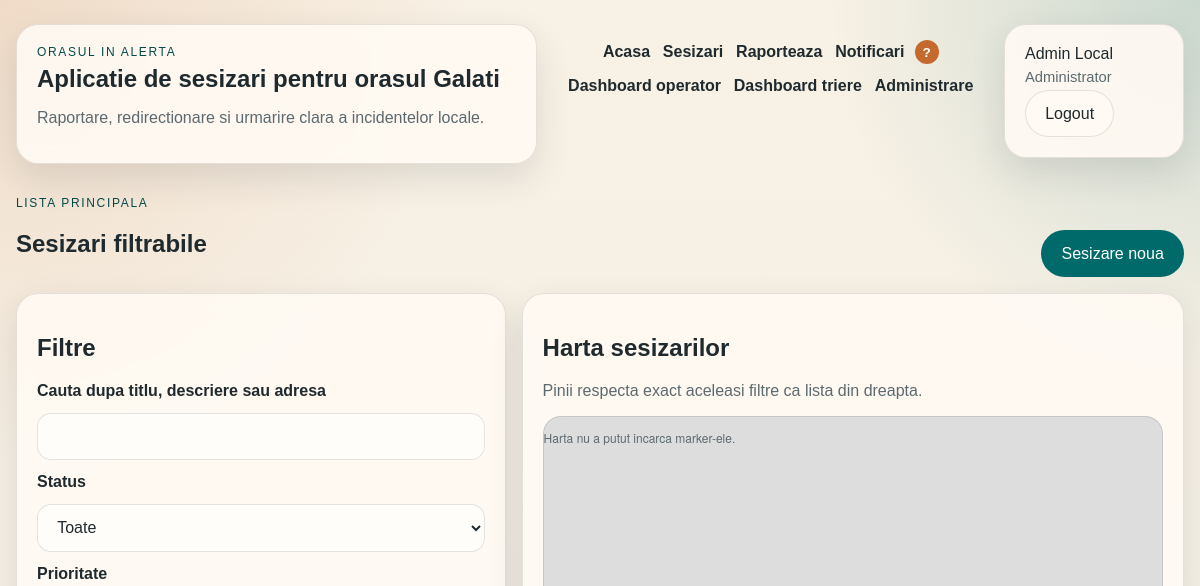
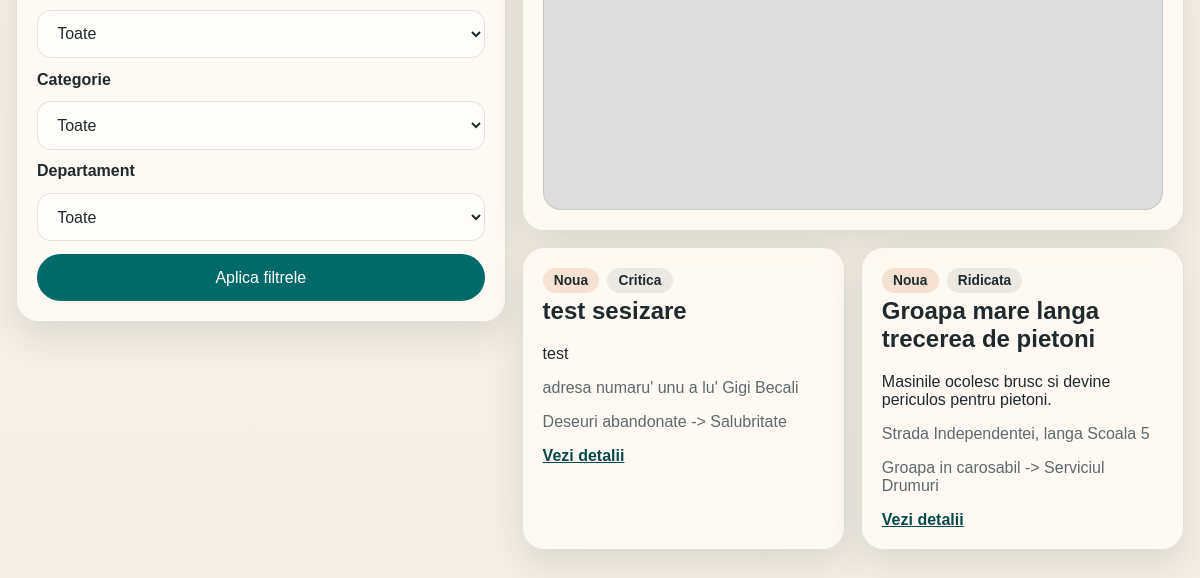
The page /incidents (signed in) on the database as committed earlier (2 pictures, top to bottom).
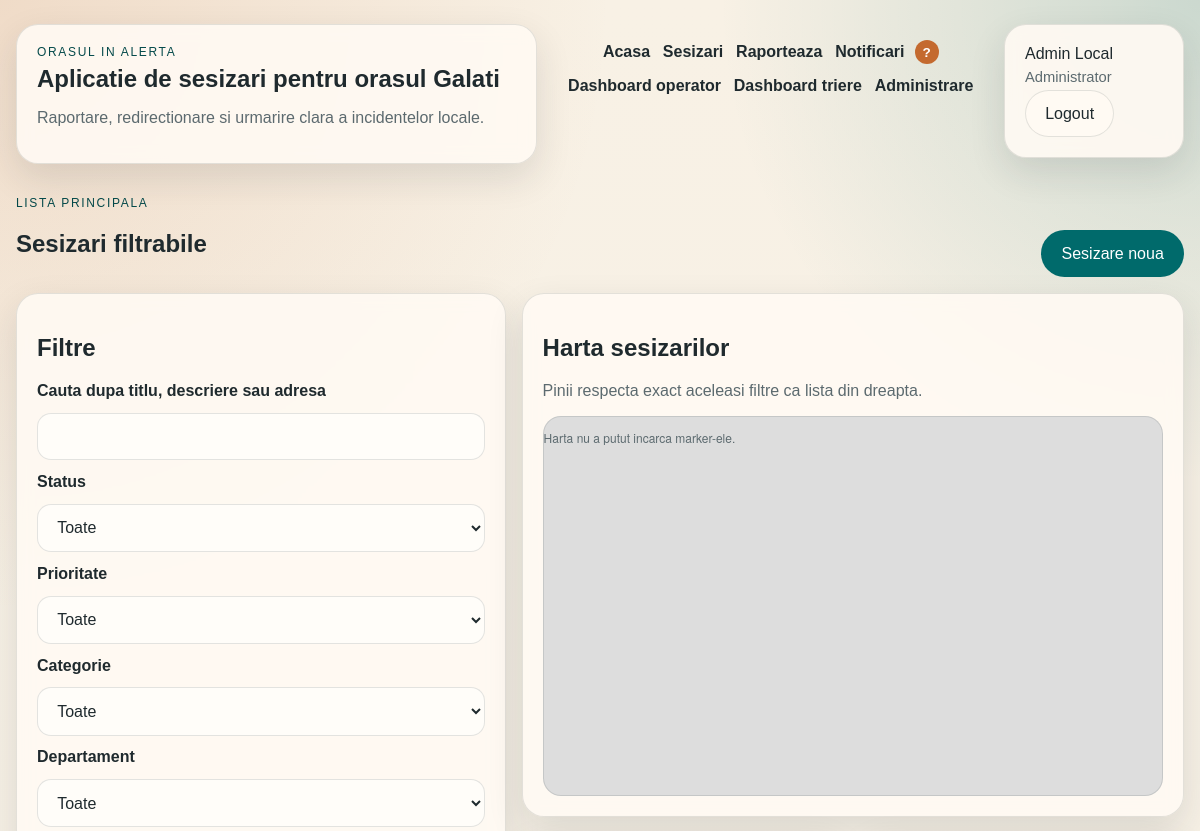
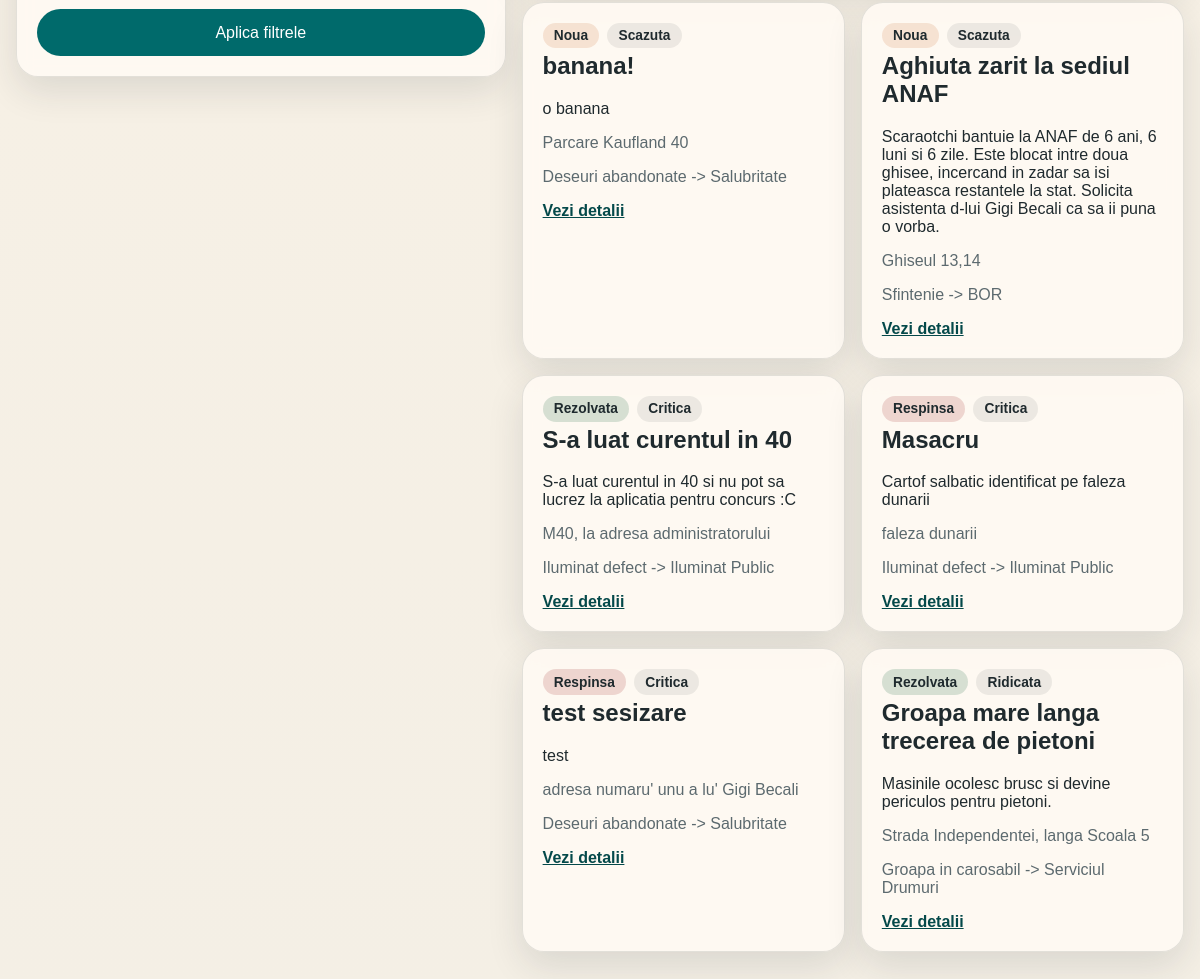
The same page on the database as committed later (2 pictures, top to bottom).
### app/models/entities.py (models this page shows)
class Incident(db.Model):
    __tablename__ = "incidents"
    id = db.Column(db.Integer, primary_key=True)
    title = db.Column(db.String(200), nullable=False)
    description = db.Column(db.Text, nullable=False)
    address = db.Column(db.String(255), nullable=False)
    latitude = db.Column(db.Float, nullable=False)
    longitude = db.Column(db.Float, nullable=False)
    priority = db.Column(db.String(32), nullable=False, default="medie")
    status = db.Column(db.String(32), nullable=False, default="noua")
    created_by_id = db.Column(db.Integer, db.ForeignKey("users.id"), nullable=False)
    category_id = db.Column(db.Integer, db.ForeignKey("incident_categories.id"), nullable=False)
    suggested_department_id = db.Column(db.Integer, db.ForeignKey("departments.id"))
    assigned_department_id = db.Column(db.Integer, db.ForeignKey("departments.id"))
    created_at = db.Column(db.DateTime, default=utc_now, nullable=False)
    updated_at = db.Column(db.DateTime, default=utc_now, nullable=False, onupdate=utc_now)
    creator = db.relationship("User", back_populates="incidents", foreign_keys=[created_by_id])
    category = db.relationship("Category", back_populates="incidents")
    suggested_department = db.relationship(
        "Department",
        back_populates="suggested_incidents",
        foreign_keys=[suggested_department_id],
    )
    assigned_department = db.relationship(
        "Department",
        back_populates="incidents",
        foreign_keys=[assigned_department_id],
    )
    photos = db.relationship(
        "IncidentPhoto",
        back_populates="incident",
        cascade="all, delete-orphan",
        order_by="IncidentPhoto.created_at.asc()",
    )
    updates = db.relationship(
        "IncidentUpdate",
        back_populates="incident",
        cascade="all, delete-orphan",
        order_by="IncidentUpdate.created_at.desc()",
    )
    notifications = db.relationship("Notification", back_populates="incident")
    @property
    def priority_label(self) -> str:
        return PRIORITY_LABELS.get(self.priority, self.priority)
    @property
    def status_label(self) -> str:
        return STATUS_LABELS.get(self.status, self.status)
    @property
    def display_department_label(self) -> str:
        if self.status == "in_triere":
            if self.suggested_department is not None:
                return f"Sugerat: {self.suggested_department.name}"
            return "In asteptarea trierii"
        if self.assigned_department is not None:
            return self.assigned_department.name
        return "-"

class Category(db.Model):
    __tablename__ = "incident_categories"
    id = db.Column(db.Integer, primary_key=True)
    name = db.Column(db.String(120), nullable=False, unique=True)
    description = db.Column(db.Text, nullable=False)
    default_department_id = db.Column(db.Integer, db.ForeignKey("departments.id"))
    created_at = db.Column(db.DateTime, default=utc_now, nullable=False)
    default_department = db.relationship("Department", back_populates="categories")
    incidents = db.relationship("Incident", back_populates="category")

class Department(db.Model):
    __tablename__ = "departments"
    id = db.Column(db.Integer, primary_key=True)
    name = db.Column(db.String(120), nullable=False, unique=True)
    description = db.Column(db.Text, nullable=False)
    contact_email = db.Column(db.String(255), nullable=False)
    created_at = db.Column(db.DateTime, default=utc_now, nullable=False)
    categories = db.relationship("Category", back_populates="default_department")
    users = db.relationship("User", back_populates="department")
    incidents = db.relationship(
        "Incident",
        back_populates="assigned_department",
        foreign_keys="Incident.assigned_department_id",
    )
    suggested_incidents = db.relationship(
        "Incident",
        back_populates="suggested_department",
        foreign_keys="Incident.suggested_department_id",
    )

### app/routes/web.py (the view)
@web_bp.get("/incidents")
@login_required
def incidents():
    service = build_incident_service()
    filters = request.args.to_dict()
    return render_template(
        "incidents.html",
        page_title="Lista sesizari",
        incidents=service.list_incidents(filters),
        filters=filters,
        include_leaflet=True,
        **service.filter_options(),
    )

### app/models/entities.py (called while the page is built)
    @property
    def role_label(self) -> str:
        return ROLE_LABELS.get(self.role, self.role)

### app/repositories/category_repository.py (called while the page is built)
    def all(self) -> list[Category]:
        return Category.query.order_by(Category.name.asc()).all()

### app/repositories/department_repository.py (called while the page is built)
    def all(self) -> list[Department]:
        return Department.query.order_by(Department.name.asc()).all()

### app/repositories/incident_repository.py (called while the page is built)
    def _base_query(self):
        return Incident.query.options(
            joinedload(Incident.creator),
            joinedload(Incident.category),
            joinedload(Incident.suggested_department),
            joinedload(Incident.assigned_department),
            joinedload(Incident.photos),
            joinedload(Incident.updates).joinedload(IncidentUpdate.author),
        )

    def list_filtered(self, filters: dict) -> list[Incident]:
        query = self._apply_filters(self._base_query(), filters)
        return query.order_by(Incident.created_at.desc()).all()

### app/routes/web.py (called while the page is built)
def build_incident_service() -> IncidentService:
    return IncidentService(
        IncidentRepository(),
        CategoryRepository(),
        DepartmentRepository(),
        UserRepository(),
        NotificationRepository(),
        IncidentPhotoRepository(),
    )

### app/templates/incidents.html (shortened to what this page needs)
{% extends "base.html" %}
{% block content %}
<section class="section-header">
    <div>
        <p class="eyebrow">Lista principala</p>
        <h1>Sesizari filtrabile</h1>
    </div>
    <a class="button-link" href="{{ url_for('web.new_incident') }}">Sesizare noua</a>
</section>
<section class="layout-two-columns">
    <aside class="panel">
        <h2>Filtre</h2>
        <form method="get" class="form-grid">
            <label for="search">Cauta dupa titlu, descriere sau adresa</label>
            <input id="search" type="text" name="search" value="{{ filters.get('search', '') }}">
            <label for="status">Status</label>
            <select id="status" name="status">
                <option value="">Toate</option>
            </select>
            <label for="priority">Prioritate</label>
            <select id="priority" name="priority">
                <option value="">Toate</option>
            </select>
            <label for="category_id">Categorie</label>
            <select id="category_id" name="category_id">
                <option value="">Toate</option>
            </select>
            <label for="department_id">Departament</label>
            <select id="department_id" name="department_id">
                <option value="">Toate</option>
            </select>
            <button type="submit">Aplica filtrele</button>
        </form>
    </aside>
    <div class="content-stack">
        <section class="panel">
            <h2>Harta sesizarilor</h2>
            <p class="muted-text">Pinii respecta exact aceleasi filtre ca lista din dreapta.</p>
            <div
                id="incidents-map"
                class="map-block"
                data-markers-url="{{ url_for('api.incident_markers') }}"
                aria-label="Harta sesizarilor"
            ></div>
        </section>
        <section class="card-grid">
            {% for incident in incidents %}
                <article class="card">
                    <div class="card-tags">
                        <span class="pill pill-{{ incident.status }}">{{ incident.status_label }}</span>
                        <span class="pill pill-neutral">{{ incident.priority_label }}</span>
                    </div>
                    <h2>{{ incident.title }}</h2>
                    <p>{{ incident.description }}</p>
                    <p class="muted-text">{{ incident.address }}</p>
                    <p class="muted-text">{{ incident.category.name }} -> {{ incident.display_department_label }}</p>
                    <a class="text-link" href="{{ url_for('web.incident_detail', incident_id=incident.id) }}">Vezi detalii</a>
                </article>
            {% else %}
                <article class="card">
                    <h2>Nu exista rezultate</h2>
                    <p>Schimba filtrele sau adauga o sesizare noua.</p>
                </article>
            {% endfor %}
        </section>
    </div>
</section>
{% endblock %}

Rows that differ between the two databases and show on the page:
added Incident: status_label "Noua", priority_label "Scazuta", title "banana!", description "o banana", address "Parcare Kaufland 40", category.name "Deseuri abandonate", display_department_label "Salubritate"
added Incident: status_label "Noua", priority_label "Scazuta", title "Aghiuta zarit la sediul ANAF", description "Scaraotchi bantuie la ANAF de 6 ani, 6 luni si 6 zile. Este blocat intre doua ghisee, incercand in zadar sa isi plateasca restantele la stat. Solicita asistenta d-lui Gigi Becali ca sa ii puna o vorba.", address "Ghiseul 13,14", category.name "Sfintenie", display_department_label "BOR"
added Incident: status_label "Rezolvata", priority_label "Critica", title "S-a luat curentul in 40", description "S-a luat curentul in 40 si nu pot sa lucrez la aplicatia pentru concurs :C", address "M40, la adresa administratorului", category.name "Iluminat defect", display_department_label "Iluminat Public"
added Incident: status_label "Respinsa", priority_label "Critica", title "Masacru", description "Cartof salbatic identificat pe faleza dunarii", address "faleza dunarii", category.name "Iluminat defect", display_department_label "Iluminat Public"
changed Incident "test sesizare": status "noua" → "respinsa" (drawn); status_label "Noua" → "Respinsa"
changed Incident "Groapa mare langa trecerea de pietoni": status "noua" → "rezolvata" (drawn); status_label "Noua" → "Rezolvata"
